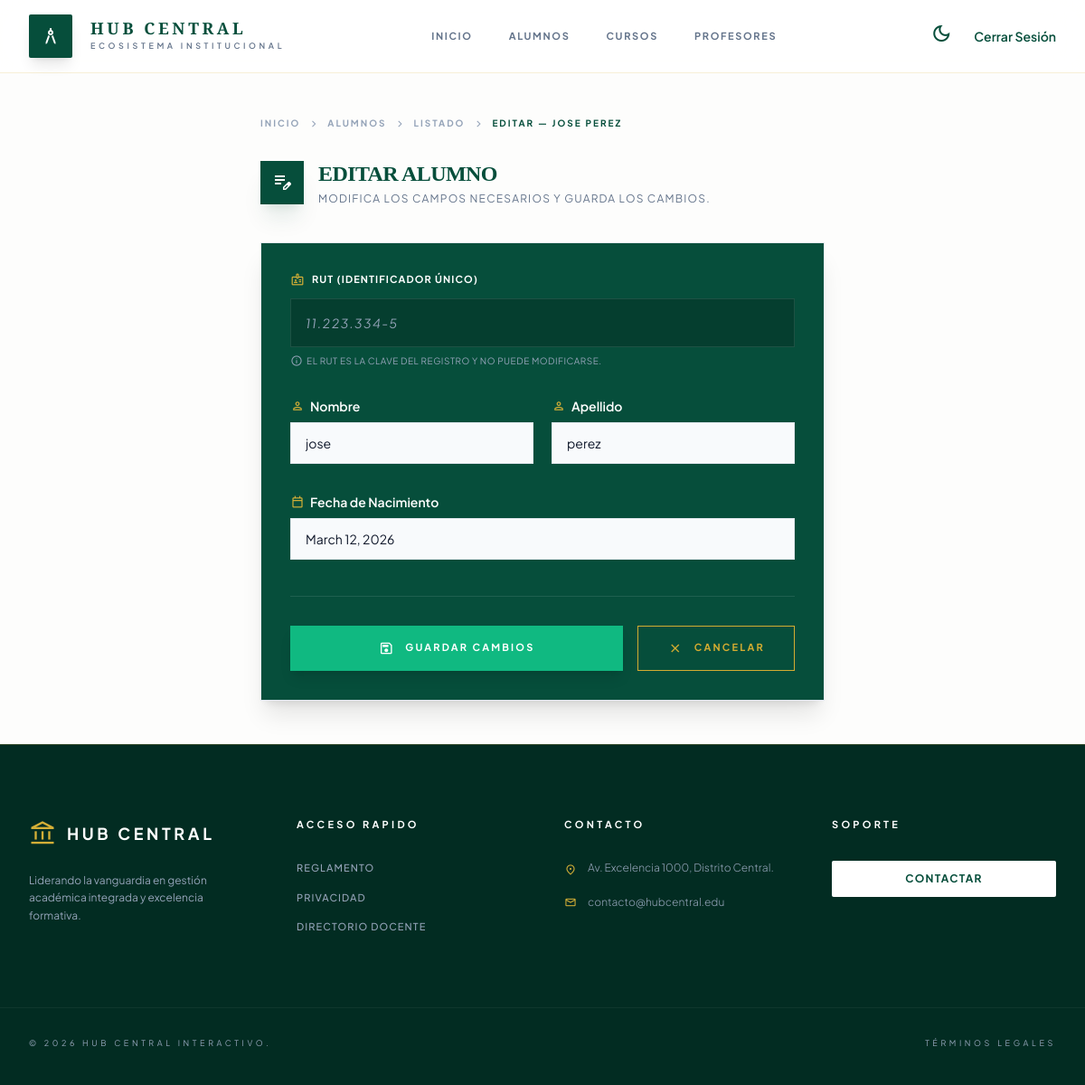
/alumno/11.223.334-5/editar/ (signed in), run on the app's committed database.
### alumno/models.py (models this page shows, shortened)
class Alumno(models.Model):
    rut = models.CharField(max_length=12, primary_key=True, verbose_name="RUT")
    nombre = models.CharField(max_length=100, verbose_name="Nombre")
    apellido = models.CharField(max_length=100, verbose_name="Apellido")
    fecha_nacimiento = models.DateField(verbose_name="Fecha de Nacimiento")
    class Meta:
        verbose_name = "Alumno"
        verbose_name_plural = "Alumnos"
        ordering = ['apellido', 'nombre']

### alumno/views.py (the view)
# urls.py: path('<str:rut>/editar/', views.editar_alumno, name='editar_alumno'),
@login_required
def editar_alumno(request, rut):
    alumno = get_object_or_404(Alumno, rut=rut)
    if request.method == 'POST':
        form = AlumnoForm(request.POST, instance=alumno)
        if form.is_valid():
            alumno = form.save()
            messages.success(
                request,
                f'El alumno {alumno.nombre} {alumno.apellido} fue actualizado con éxito.'
            )
            return redirect('lista_alumnos')
    else:
        form = AlumnoForm(instance=alumno)
    contexto = {'form': form, 'alumno': alumno}
    return render(request, 'alumno/editar_alumno.html', contexto)

### alumno/forms.py
class AlumnoForm(forms.ModelForm):
    fecha_nacimiento = forms.DateField(
        widget=forms.DateInput(format='%d/%m/%Y', attrs={'placeholder': 'DD/MM/AAAA'}),
        input_formats=['%d/%m/%Y'],
        label="Fecha de Nacimiento"
    )
    class Meta:
        model = Alumno
        fields = ['rut', 'nombre', 'apellido', 'fecha_nacimiento']
        labels = {
            'rut': 'RUT',
            'nombre': 'Nombre',
            'apellido': 'Apellido',
        }
        widgets = {
            'rut': forms.TextInput(attrs={'placeholder': 'Ej: 12.345.678-9'}),
            'nombre': forms.TextInput(attrs={'placeholder': 'Nombre del alumno'}),
            'apellido': forms.TextInput(attrs={'placeholder': 'Apellido del alumno'}),
        }

### alumno/templates/alumno/editar_alumno.html (shortened to what this page needs)
{% extends 'base.html' %}
{% block main %}
<div class="max-w-2xl mx-auto px-6 py-12">
    <nav class="flex items-center gap-2 text-[10px] font-bold text-slate-400 mb-8 uppercase tracking-[0.2em]">
        <a class="hover:text-primary transition-colors" href="{% url 'base' %}">Inicio</a>
        <span class="material-symbols-outlined text-[14px]">chevron_right</span>
        <a class="hover:text-primary transition-colors" href="{% url 'portalalumnos' %}">Alumnos</a>
        <span class="material-symbols-outlined text-[14px]">chevron_right</span>
        <a class="hover:text-primary transition-colors" href="{% url 'lista_alumnos' %}">Listado</a>
        <span class="material-symbols-outlined text-[14px]">chevron_right</span>
        <span class="text-secondary dark:text-primary">Editar — {{ alumno.nombre }} {{ alumno.apellido }}</span>
    </nav>
    <div class="mb-10 flex items-center gap-4">
        <div class="size-12 bg-secondary dark:bg-primary flex items-center justify-center text-white dark:text-secondary shadow-xl shadow-secondary/10">
            <span class="material-symbols-outlined">edit_note</span>
        </div>
        <div>
            <h1 class="text-2xl font-serif font-bold text-secondary dark:text-white uppercase tracking-tight">Editar Alumno</h1>
            <p class="text-slate-500 dark:text-slate-400 text-xs uppercase tracking-widest mt-1">Modifica los campos necesarios y guarda los cambios.</p>
        </div>
    </div>
    <div class="bg-secondary dark:bg-slate-900/50 border border-slate-200 dark:border-slate-800 shadow-xl p-8 backdrop-blur-sm">
        <form method="post" novalidate>
            <div class="space-y-8">
                <div>
                    <label class="flex items-center gap-2 text-[11px] font-bold uppercase tracking-widest text-white dark:text-slate-300 mb-3">
                        <span class="material-symbols-outlined text-[16px] text-primary">badge</span>
                        RUT (Identificador Único)
                    </label>
                    <input type="text"
                           name="rut"
                           value="{{ alumno.rut }}"
                           readonly
                           class="w-full px-4 py-4 border border-white/10 text-sm bg-black/20 text-slate-400 cursor-not-allowed italic tracking-widest focus:outline-none">
                    <p class="mt-2 text-[10px] text-slate-400 flex items-center gap-1 uppercase tracking-wider">
                        <span class="material-symbols-outlined text-[14px]">info</span>
                        El RUT es la clave del registro y no puede modificarse.
                    </p>
                </div>
                <div class="grid grid-cols-1 sm:grid-cols-2 gap-5">
                    <div>
                        <label for="{{ form.nombre.id_for_label }}"
                               class="flex items-center gap-1.5 text-sm font-semibold text-white dark:text-slate-300 mb-2">
                            <span class="material-symbols-outlined text-[16px] text-primary">person</span>
                            {{ form.nombre.label }}
                        </label>
                        <input type="text"
                               name="nombre"
                               id="{{ form.nombre.id_for_label }}"
                               value="{{ form.nombre.value|default:'' }}"
                               placeholder="Nombre del alumno"
                               class="w-full px-4 py-3 border text-sm
                                      {% if form.nombre.errors %}border-red-400 bg-red-900/10
                                      {% else %}border-slate-200 dark:border-slate-700 bg-slate-50 dark:bg-slate-800{% endif %}
                                      text-slate-900 dark:text-white placeholder-slate-400
                                      focus:outline-none focus:ring-2 focus:ring-primary/30 focus:border-primary transition-all">
                    </div>
                    <div>
                        <label for="{{ form.apellido.id_for_label }}"
                               class="flex items-center gap-1.5 text-sm font-semibold text-white dark:text-slate-300 mb-2">
                            <span class="material-symbols-outlined text-[16px] text-primary">person</span>
                            {{ form.apellido.label }}
                        </label>
                        <input type="text"
                               name="apellido"
                               id="{{ form.apellido.id_for_label }}"
                               value="{{ form.apellido.value|default:'' }}"
                               placeholder="Apellido del alumno"
                               class="w-full px-4 py-3 border text-sm
                                      {% if form.apellido.errors %}border-red-400 bg-red-900/10
                                      {% else %}border-slate-200 dark:border-slate-700 bg-slate-50 dark:bg-slate-800{% endif %}
                                      text-slate-900 dark:text-white placeholder-slate-400
                                      focus:outline-none focus:ring-2 focus:ring-primary/30 focus:border-primary transition-all">
                    </div>
                </div>
                <div>
                    <label for="{{ form.fecha_nacimiento.id_for_label }}"
                           class="flex items-center gap-1.5 text-sm font-semibold text-white dark:text-slate-300 mb-2">
                        <span class="material-symbols-outlined text-[16px] text-primary">calendar_today</span>
                        {{ form.fecha_nacimiento.label }}
                    </label>
                    <input type="text"
                           name="fecha_nacimiento"
                           id="{{ form.fecha_nacimiento.id_for_label }}"
                           value="{{ form.fecha_nacimiento.value|default:'' }}"
                           placeholder="DD/MM/AAAA"
                           class="w-full px-4 py-3 border text-sm
                                  {% if form.fecha_nacimiento.errors %}border-red-400 bg-red-900/10
                                  {% else %}border-slate-200 dark:border-slate-700 bg-slate-50 dark:bg-slate-800{% endif %}
                                  text-slate-900 dark:text-white placeholder-slate-400
                                  focus:outline-none focus:ring-2 focus:ring-primary/30 focus:border-primary transition-all">
                </div>
            </div>
            <div class="flex flex-col sm:flex-row gap-4 mt-10 pt-8 border-t border-white/10">
                <button type="submit"
                        class="flex-1 flex items-center justify-center gap-3 bg-[#10b981] hover:bg-[#059669] text-white font-bold py-4 px-6 uppercase tracking-[0.2em] text-[11px] transition-all shadow-lg active:scale-95 hover:shadow-[#10b981]/20">
                    <span class="material-symbols-outlined text-[18px]">save</span>
                    Guardar Cambios
                </button>
                <a href="{% url 'detalle_alumno' alumno.rut %}"
                   class="flex items-center justify-center gap-3 bg-transparent hover:bg-white/5 text-[#d4ac31] text-[11px] font-bold uppercase tracking-[0.2em] py-3.5 px-8 transition-all border border-[#d4ac31]">
                    <span class="material-symbols-outlined text-[18px]">close</span>
                    Cancelar
                </a>
            </div>
        </form>
    </div>
</div>
{% endblock %}

### static/css/estilo.css (style rules this page uses)
:root { --emerald-deep: #064e3b; --emerald-rich: #065f46; --gold-primary: #d4af37; --gold-light: #f4e1a1; --background-base: #fdfdfc; --text-main: #1a2e2a; }

### alumno/templates/alumno/editar_alumno.html (style rules this page uses)
.font-serif { font-family: 'Playfair+Display', serif; }

### data on the page
Alumno: nombre "JOSE", apellido "PEREZ", rut "11.223.334-5", nombre "jose", apellido "perez", fecha_nacimiento "March 12, 2026"
